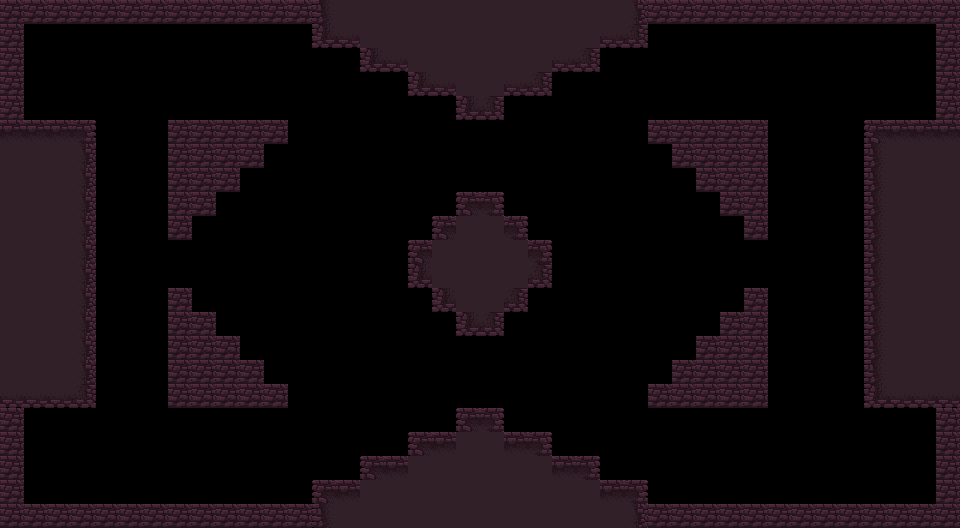

Below is a game level as drawn by its tile map, then a one-line description and the .tmx file that defines it, in full:
An orthogonal 40x22 tile map with 24x24 px tiles, 1 tile layer (Tile Layer 1).

<map version="1.2" tiledversion="1.2.4" orientation="orthogonal" renderorder="left-up" width="40" height="22" tilewidth="24" tileheight="24" infinite="0" nextlayerid="2" nextobjectid="1">
 <tileset firstgid="1" name="01" tilewidth="24" tileheight="24" tilecount="100" columns="10">
  <image source="../img/tile_sets/01.png" width="240" height="240" />
 </tileset>
 <layer id="1" name="Tile Layer 1" width="40" height="22">
  <data encoding="csv">
55,55,55,55,55,55,55,55,55,55,55,55,55,32,23,3221225495,3221225495,3221225495,3221225495,3221225495,3221225495,3221225495,3221225495,3221225495,3221225495,3221225495,26,55,55,55,55,55,55,55,55,55,55,55,55,55,
55,0,0,0,0,0,0,0,0,0,0,0,0,42,45,3221225495,3221225495,3221225495,3221225495,3221225495,3221225495,3221225495,3221225495,3221225495,3221225495,45,46,0,0,0,0,0,0,0,0,0,0,0,0,55,
55,0,0,0,0,0,0,0,0,0,0,0,0,0,0,42,45,3221225495,3221225495,3221225495,3221225495,3221225495,3221225495,45,46,0,0,0,0,0,0,0,0,0,0,0,0,0,0,55,
55,0,0,0,0,0,0,0,0,0,0,0,0,0,0,0,0,42,45,3221225495,3221225495,45,46,0,0,0,0,0,0,0,0,0,0,0,0,0,0,0,0,55,
55,0,0,0,0,0,0,0,0,0,0,0,0,0,0,0,0,0,0,42,46,0,0,0,0,0,0,0,0,0,0,0,0,0,0,0,0,0,0,55,
15,13,13,16,0,0,0,55,55,55,55,55,0,0,0,0,0,0,0,0,0,0,0,0,0,0,0,55,55,55,55,55,0,0,0,0,12,13,13,14,
3221225495,3221225495,3221225495,26,0,0,0,55,55,55,55,0,0,0,0,0,0,0,0,0,0,0,0,0,0,0,0,0,55,55,55,55,0,0,0,0,32,23,23,23,
3221225495,3221225495,3221225495,26,0,0,0,55,55,55,0,0,0,0,0,0,0,0,0,0,0,0,0,0,0,0,0,0,0,55,55,55,0,0,0,0,32,23,23,23,
3221225495,3221225495,3221225495,26,0,0,0,55,55,0,0,0,0,0,0,0,0,0,0,12,16,0,0,0,0,0,0,0,0,0,55,55,0,0,0,0,32,23,23,23,
3221225495,3221225495,3221225495,26,0,0,0,55,0,0,0,0,0,0,0,0,0,0,12,35,35,16,0,0,0,0,0,0,0,0,0,55,0,0,0,0,32,23,23,23,
3221225495,3221225495,3221225495,26,0,0,0,0,0,0,0,0,0,0,0,0,0,12,35,23,23,35,16,0,0,0,0,0,0,0,0,0,0,0,0,0,32,23,23,23,
3221225495,3221225495,3221225495,26,0,0,0,0,0,0,0,0,0,0,0,0,0,42,35,23,23,35,46,0,0,0,0,0,0,0,0,0,0,0,0,0,32,23,23,23,
3221225495,3221225495,3221225495,26,0,0,0,55,0,0,0,0,0,0,0,0,0,0,42,35,35,46,0,0,0,0,0,0,0,0,0,55,0,0,0,0,32,23,23,23,
3221225495,3221225495,3221225495,26,0,0,0,55,55,0,0,0,0,0,0,0,0,0,0,42,46,0,0,0,0,0,0,0,0,0,55,55,0,0,0,0,32,23,23,23,
3221225495,3221225495,3221225495,26,0,0,0,55,55,55,0,0,0,0,0,0,0,0,0,0,0,0,0,0,0,0,0,0,0,55,55,55,0,0,0,0,32,23,23,23,
3221225495,3221225495,3221225495,26,0,0,0,55,55,55,55,0,0,0,0,0,0,0,0,0,0,0,0,0,0,0,0,0,55,55,55,55,0,0,0,0,32,23,23,23,
44,45,45,46,0,0,0,55,55,55,55,55,0,0,0,0,0,0,0,0,0,0,0,0,0,0,0,55,55,55,55,55,0,0,0,0,42,43,43,44,
55,0,0,0,0,0,0,0,0,0,0,0,0,0,0,0,0,0,0,12,16,0,0,0,0,0,0,0,0,0,0,0,0,0,0,0,0,0,0,55,
55,0,0,0,0,0,0,0,0,0,0,0,0,0,0,0,0,12,15,23,23,15,16,0,0,0,0,0,0,0,0,0,0,0,0,0,0,0,0,55,
55,0,0,0,0,0,0,0,0,0,0,0,0,0,0,12,15,23,23,23,23,23,23,15,16,0,0,0,0,0,0,0,0,0,0,0,0,0,0,55,
55,0,0,0,0,0,0,0,0,0,0,0,0,12,15,23,23,23,23,23,23,23,23,23,23,15,16,0,0,0,0,0,0,0,0,0,0,0,0,55,
55,55,55,55,55,55,55,55,55,55,55,55,55,32,23,23,23,23,23,23,23,23,23,23,23,23,26,55,55,55,55,55,55,55,55,55,55,55,55,55
</data>
 </layer>
</map>